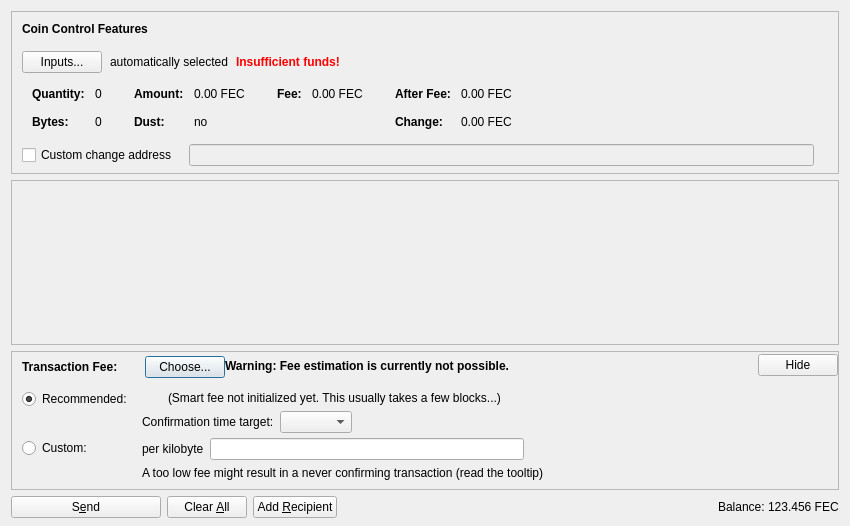
<?xml version="1.0" encoding="UTF-8"?>
<ui version="4.0">
 <class>SendCoinsDialog</class>
 <widget class="QDialog" name="SendCoinsDialog">
  <property name="geometry">
   <rect>
    <x>0</x>
    <y>0</y>
    <width>850</width>
    <height>526</height>
   </rect>
  </property>
  <property name="windowTitle">
   <string>Send Coins</string>
  </property>
  <layout class="QVBoxLayout" name="verticalLayout" stretch="0,1,0,0">
   <property name="bottomMargin">
    <number>8</number>
   </property>
   <item>
    <widget class="QFrame" name="frameCoinControl">
     <property name="sizePolicy">
      <sizepolicy hsizetype="Expanding" vsizetype="Expanding">
       <horstretch>0</horstretch>
       <verstretch>0</verstretch>
      </sizepolicy>
     </property>
     <property name="maximumSize">
      <size>
       <width>16777215</width>
       <height>16777215</height>
      </size>
     </property>
     <property name="frameShape">
      <enum>QFrame::StyledPanel</enum>
     </property>
     <property name="frameShadow">
      <enum>QFrame::Sunken</enum>
     </property>
     <layout class="QVBoxLayout" name="verticalLayoutCoinControl2">
      <property name="spacing">
       <number>0</number>
      </property>
      <property name="leftMargin">
       <number>0</number>
      </property>
      <property name="topMargin">
       <number>0</number>
      </property>
      <property name="rightMargin">
       <number>0</number>
      </property>
      <property name="bottomMargin">
       <number>6</number>
      </property>
      <item>
       <layout class="QVBoxLayout" name="verticalLayoutCoinControl" stretch="0,0,0,0,1">
        <property name="spacing">
         <number>0</number>
        </property>
        <property name="leftMargin">
         <number>10</number>
        </property>
        <property name="topMargin">
         <number>10</number>
        </property>
        <item>
         <layout class="QHBoxLayout" name="horizontalLayoutCoinControl1">
          <property name="bottomMargin">
           <number>15</number>
          </property>
          <item>
           <widget class="QLabel" name="labelCoinControlFeatures">
            <property name="sizePolicy">
             <sizepolicy hsizetype="Preferred" vsizetype="Maximum">
              <horstretch>0</horstretch>
              <verstretch>0</verstretch>
             </sizepolicy>
            </property>
            <property name="font">
             <font>
              <weight>75</weight>
              <bold>true</bold>
             </font>
            </property>
            <property name="styleSheet">
             <string notr="true">font-weight:bold;</string>
            </property>
            <property name="text">
             <string>Coin Control Features</string>
            </property>
           </widget>
          </item>
         </layout>
        </item>
        <item>
         <layout class="QHBoxLayout" name="horizontalLayoutCoinControl2" stretch="0,0,0,0">
          <property name="spacing">
           <number>8</number>
          </property>
          <property name="bottomMargin">
           <number>10</number>
          </property>
          <item>
           <widget class="QPushButton" name="pushButtonCoinControl">
            <property name="styleSheet">
             <string notr="true"/>
            </property>
            <property name="text">
             <string>Inputs...</string>
            </property>
            <property name="autoDefault">
             <bool>false</bool>
            </property>
           </widget>
          </item>
          <item>
           <widget class="QLabel" name="labelCoinControlAutomaticallySelected">
            <property name="text">
             <string>automatically selected</string>
            </property>
            <property name="margin">
             <number>5</number>
            </property>
           </widget>
          </item>
          <item>
           <widget class="QLabel" name="labelCoinControlInsuffFunds">
            <property name="font">
             <font>
              <weight>75</weight>
              <bold>true</bold>
             </font>
            </property>
            <property name="styleSheet">
             <string notr="true">color:red;font-weight:bold;</string>
            </property>
            <property name="text">
             <string>Insufficient funds!</string>
            </property>
            <property name="margin">
             <number>5</number>
            </property>
           </widget>
          </item>
          <item>
           <spacer name="horizontalSpacerCoinControl">
            <property name="orientation">
             <enum>Qt::Horizontal</enum>
            </property>
            <property name="sizeHint" stdset="0">
             <size>
              <width>40</width>
              <height>1</height>
             </size>
            </property>
           </spacer>
          </item>
         </layout>
        </item>
        <item>
         <widget class="QWidget" name="widgetCoinControl" native="true">
          <property name="sizePolicy">
           <sizepolicy hsizetype="Preferred" vsizetype="Preferred">
            <horstretch>0</horstretch>
            <verstretch>0</verstretch>
           </sizepolicy>
          </property>
          <property name="minimumSize">
           <size>
            <width>0</width>
            <height>0</height>
           </size>
          </property>
          <property name="styleSheet">
           <string notr="true"/>
          </property>
          <layout class="QHBoxLayout" name="horizontalLayoutCoinControl5">
           <property name="leftMargin">
            <number>0</number>
           </property>
           <property name="topMargin">
            <number>0</number>
           </property>
           <property name="rightMargin">
            <number>0</number>
           </property>
           <property name="bottomMargin">
            <number>0</number>
           </property>
           <item>
            <layout class="QHBoxLayout" name="horizontalLayoutCoinControl3" stretch="0,0,0,1">
             <property name="spacing">
              <number>20</number>
             </property>
             <property name="topMargin">
              <number>0</number>
             </property>
             <property name="bottomMargin">
              <number>10</number>
             </property>
             <item>
              <layout class="QFormLayout" name="formLayoutCoinControl1">
               <property name="horizontalSpacing">
                <number>10</number>
               </property>
               <property name="verticalSpacing">
                <number>14</number>
               </property>
               <property name="leftMargin">
                <number>10</number>
               </property>
               <property name="topMargin">
                <number>4</number>
               </property>
               <property name="rightMargin">
                <number>6</number>
               </property>
               <item row="0" column="0">
                <widget class="QLabel" name="labelCoinControlQuantityText">
                 <property name="font">
                  <font>
                   <weight>75</weight>
                   <bold>true</bold>
                  </font>
                 </property>
                 <property name="text">
                  <string>Quantity:</string>
                 </property>
                 <property name="margin">
                  <number>0</number>
                 </property>
                </widget>
               </item>
               <item row="0" column="1">
                <widget class="QLabel" name="labelCoinControlQuantity">
                 <property name="cursor">
                  <cursorShape>IBeamCursor</cursorShape>
                 </property>
                 <property name="contextMenuPolicy">
                  <enum>Qt::ActionsContextMenu</enum>
                 </property>
                 <property name="text">
                  <string notr="true">0</string>
                 </property>
                 <property name="margin">
                  <number>0</number>
                 </property>
                 <property name="textInteractionFlags">
                  <set>Qt::LinksAccessibleByMouse|Qt::TextSelectableByKeyboard|Qt::TextSelectableByMouse</set>
                 </property>
                </widget>
               </item>
               <item row="1" column="0">
                <widget class="QLabel" name="labelCoinControlBytesText">
                 <property name="font">
                  <font>
                   <weight>75</weight>
                   <bold>true</bold>
                  </font>
                 </property>
                 <property name="text">
                  <string>Bytes:</string>
                 </property>
                </widget>
               </item>
               <item row="1" column="1">
                <widget class="QLabel" name="labelCoinControlBytes">
                 <property name="cursor">
                  <cursorShape>IBeamCursor</cursorShape>
                 </property>
                 <property name="contextMenuPolicy">
                  <enum>Qt::ActionsContextMenu</enum>
                 </property>
                 <property name="text">
                  <string notr="true">0</string>
                 </property>
                 <property name="textInteractionFlags">
                  <set>Qt::LinksAccessibleByMouse|Qt::TextSelectableByKeyboard|Qt::TextSelectableByMouse</set>
                 </property>
                </widget>
               </item>
              </layout>
             </item>
             <item>
              <layout class="QFormLayout" name="formLayoutCoinControl2">
               <property name="horizontalSpacing">
                <number>10</number>
               </property>
               <property name="verticalSpacing">
                <number>14</number>
               </property>
               <property name="leftMargin">
                <number>6</number>
               </property>
               <property name="topMargin">
                <number>4</number>
               </property>
               <property name="rightMargin">
                <number>6</number>
               </property>
               <item row="0" column="0">
                <widget class="QLabel" name="labelCoinControlAmountText">
                 <property name="font">
                  <font>
                   <weight>75</weight>
                   <bold>true</bold>
                  </font>
                 </property>
                 <property name="text">
                  <string>Amount:</string>
                 </property>
                 <property name="margin">
                  <number>0</number>
                 </property>
                </widget>
               </item>
               <item row="0" column="1">
                <widget class="QLabel" name="labelCoinControlAmount">
                 <property name="cursor">
                  <cursorShape>IBeamCursor</cursorShape>
                 </property>
                 <property name="contextMenuPolicy">
                  <enum>Qt::ActionsContextMenu</enum>
                 </property>
                 <property name="text">
                  <string notr="true">0.00 FEC</string>
                 </property>
                 <property name="textInteractionFlags">
                  <set>Qt::LinksAccessibleByMouse|Qt::TextSelectableByKeyboard|Qt::TextSelectableByMouse</set>
                 </property>
                </widget>
               </item>
               <item row="1" column="0">
                <widget class="QLabel" name="labelCoinControlLowOutputText">
                 <property name="font">
                  <font>
                   <weight>75</weight>
                   <bold>true</bold>
                  </font>
                 </property>
                 <property name="text">
                  <string>Dust:</string>
                 </property>
                </widget>
               </item>
               <item row="1" column="1">
                <widget class="QLabel" name="labelCoinControlLowOutput">
                 <property name="cursor">
                  <cursorShape>IBeamCursor</cursorShape>
                 </property>
                 <property name="contextMenuPolicy">
                  <enum>Qt::ActionsContextMenu</enum>
                 </property>
                 <property name="text">
                  <string notr="true">no</string>
                 </property>
                 <property name="textInteractionFlags">
                  <set>Qt::LinksAccessibleByMouse|Qt::TextSelectableByKeyboard|Qt::TextSelectableByMouse</set>
                 </property>
                </widget>
               </item>
              </layout>
             </item>
             <item>
              <layout class="QFormLayout" name="formLayoutCoinControl3">
               <property name="horizontalSpacing">
                <number>10</number>
               </property>
               <property name="verticalSpacing">
                <number>14</number>
               </property>
               <property name="leftMargin">
                <number>6</number>
               </property>
               <property name="topMargin">
                <number>4</number>
               </property>
               <property name="rightMargin">
                <number>6</number>
               </property>
               <item row="0" column="0">
                <widget class="QLabel" name="labelCoinControlFeeText">
                 <property name="font">
                  <font>
                   <weight>75</weight>
                   <bold>true</bold>
                  </font>
                 </property>
                 <property name="text">
                  <string>Fee:</string>
                 </property>
                 <property name="margin">
                  <number>0</number>
                 </property>
                </widget>
               </item>
               <item row="0" column="1">
                <widget class="QLabel" name="labelCoinControlFee">
                 <property name="cursor">
                  <cursorShape>IBeamCursor</cursorShape>
                 </property>
                 <property name="contextMenuPolicy">
                  <enum>Qt::ActionsContextMenu</enum>
                 </property>
                 <property name="text">
                  <string notr="true">0.00 FEC</string>
                 </property>
                 <property name="textInteractionFlags">
                  <set>Qt::LinksAccessibleByMouse|Qt::TextSelectableByKeyboard|Qt::TextSelectableByMouse</set>
                 </property>
                </widget>
               </item>
              </layout>
             </item>
             <item>
              <layout class="QFormLayout" name="formLayoutCoinControl4">
               <property name="horizontalSpacing">
                <number>10</number>
               </property>
               <property name="verticalSpacing">
                <number>14</number>
               </property>
               <property name="leftMargin">
                <number>6</number>
               </property>
               <property name="topMargin">
                <number>4</number>
               </property>
               <property name="rightMargin">
                <number>6</number>
               </property>
               <item row="0" column="0">
                <widget class="QLabel" name="labelCoinControlAfterFeeText">
                 <property name="font">
                  <font>
                   <weight>75</weight>
                   <bold>true</bold>
                  </font>
                 </property>
                 <property name="text">
                  <string>After Fee:</string>
                 </property>
                 <property name="margin">
                  <number>0</number>
                 </property>
                </widget>
               </item>
               <item row="0" column="1">
                <widget class="QLabel" name="labelCoinControlAfterFee">
                 <property name="cursor">
                  <cursorShape>IBeamCursor</cursorShape>
                 </property>
                 <property name="contextMenuPolicy">
                  <enum>Qt::ActionsContextMenu</enum>
                 </property>
                 <property name="text">
                  <string notr="true">0.00 FEC</string>
                 </property>
                 <property name="textInteractionFlags">
                  <set>Qt::LinksAccessibleByMouse|Qt::TextSelectableByKeyboard|Qt::TextSelectableByMouse</set>
                 </property>
                </widget>
               </item>
               <item row="1" column="0">
                <widget class="QLabel" name="labelCoinControlChangeText">
                 <property name="font">
                  <font>
                   <weight>75</weight>
                   <bold>true</bold>
                  </font>
                 </property>
                 <property name="text">
                  <string>Change:</string>
                 </property>
                </widget>
               </item>
               <item row="1" column="1">
                <widget class="QLabel" name="labelCoinControlChange">
                 <property name="cursor">
                  <cursorShape>IBeamCursor</cursorShape>
                 </property>
                 <property name="contextMenuPolicy">
                  <enum>Qt::ActionsContextMenu</enum>
                 </property>
                 <property name="text">
                  <string notr="true">0.00 FEC</string>
                 </property>
                 <property name="textInteractionFlags">
                  <set>Qt::LinksAccessibleByMouse|Qt::TextSelectableByKeyboard|Qt::TextSelectableByMouse</set>
                 </property>
                </widget>
               </item>
              </layout>
             </item>
            </layout>
           </item>
          </layout>
         </widget>
        </item>
        <item>
         <layout class="QHBoxLayout" name="horizontalLayoutCoinControl4" stretch="0,0,0">
          <property name="spacing">
           <number>12</number>
          </property>
          <property name="sizeConstraint">
           <enum>QLayout::SetDefaultConstraint</enum>
          </property>
          <property name="topMargin">
           <number>5</number>
          </property>
          <property name="rightMargin">
           <number>5</number>
          </property>
          <item>
           <widget class="QCheckBox" name="checkBoxCoinControlChange">
            <property name="toolTip">
             <string>If this is activated, but the change address is empty or invalid, change will be sent to a newly generated address.</string>
            </property>
            <property name="text">
             <string>Custom change address</string>
            </property>
           </widget>
          </item>
          <item>
           <widget class="QValidatedLineEdit" name="lineEditCoinControlChange">
            <property name="enabled">
             <bool>false</bool>
            </property>
            <property name="sizePolicy">
             <sizepolicy hsizetype="Expanding" vsizetype="Fixed">
              <horstretch>0</horstretch>
              <verstretch>0</verstretch>
             </sizepolicy>
            </property>
           </widget>
          </item>
          <item>
           <widget class="QLabel" name="labelCoinControlChangeLabel">
            <property name="sizePolicy">
             <sizepolicy hsizetype="Preferred" vsizetype="Expanding">
              <horstretch>0</horstretch>
              <verstretch>0</verstretch>
             </sizepolicy>
            </property>
            <property name="minimumSize">
             <size>
              <width>0</width>
              <height>0</height>
             </size>
            </property>
            <property name="text">
             <string/>
            </property>
            <property name="margin">
             <number>3</number>
            </property>
           </widget>
          </item>
         </layout>
        </item>
        <item>
         <spacer name="verticalSpacerCoinControl">
          <property name="orientation">
           <enum>Qt::Vertical</enum>
          </property>
          <property name="sizeHint" stdset="0">
           <size>
            <width>800</width>
            <height>1</height>
           </size>
          </property>
         </spacer>
        </item>
       </layout>
      </item>
     </layout>
    </widget>
   </item>
   <item>
    <widget class="QScrollArea" name="scrollArea">
     <property name="widgetResizable">
      <bool>true</bool>
     </property>
     <widget class="QWidget" name="scrollAreaWidgetContents">
      <property name="geometry">
       <rect>
        <x>0</x>
        <y>0</y>
        <width>830</width>
        <height>104</height>
       </rect>
      </property>
      <layout class="QVBoxLayout" name="verticalLayout_2" stretch="0,1">
       <property name="leftMargin">
        <number>0</number>
       </property>
       <property name="topMargin">
        <number>0</number>
       </property>
       <property name="rightMargin">
        <number>0</number>
       </property>
       <property name="bottomMargin">
        <number>0</number>
       </property>
       <item>
        <layout class="QVBoxLayout" name="entries">
         <property name="spacing">
          <number>6</number>
         </property>
        </layout>
       </item>
       <item>
        <spacer name="verticalSpacer">
         <property name="orientation">
          <enum>Qt::Vertical</enum>
         </property>
         <property name="sizeHint" stdset="0">
          <size>
           <width>20</width>
           <height>40</height>
          </size>
         </property>
        </spacer>
       </item>
      </layout>
     </widget>
    </widget>
   </item>
   <item>
    <widget class="QFrame" name="frameFee">
     <property name="sizePolicy">
      <sizepolicy hsizetype="Expanding" vsizetype="Expanding">
       <horstretch>0</horstretch>
       <verstretch>0</verstretch>
      </sizepolicy>
     </property>
     <property name="maximumSize">
      <size>
       <width>16777215</width>
       <height>16777215</height>
      </size>
     </property>
     <property name="frameShape">
      <enum>QFrame::StyledPanel</enum>
     </property>
     <property name="frameShadow">
      <enum>QFrame::Sunken</enum>
     </property>
     <layout class="QVBoxLayout" name="verticalLayoutFee1">
      <property name="spacing">
       <number>0</number>
      </property>
      <property name="leftMargin">
       <number>0</number>
      </property>
      <property name="topMargin">
       <number>0</number>
      </property>
      <property name="rightMargin">
       <number>0</number>
      </property>
      <property name="bottomMargin">
       <number>0</number>
      </property>
      <item>
       <layout class="QVBoxLayout" name="verticalLayoutFee2" stretch="0,0,0">
        <property name="spacing">
         <number>0</number>
        </property>
        <property name="leftMargin">
         <number>10</number>
        </property>
        <property name="topMargin">
         <number>0</number>
        </property>
        <item>
         <layout class="QHBoxLayout" name="horizontalLayoutFee1">
          <property name="bottomMargin">
           <number>0</number>
          </property>
          <item>
           <layout class="QVBoxLayout" name="verticalLayoutFee7">
            <property name="spacing">
             <number>0</number>
            </property>
            <item>
             <spacer name="verticalSpacerSmartFee">
              <property name="orientation">
               <enum>Qt::Vertical</enum>
              </property>
              <property name="sizeType">
               <enum>QSizePolicy::Fixed</enum>
              </property>
              <property name="sizeHint" stdset="0">
               <size>
                <width>1</width>
                <height>4</height>
               </size>
              </property>
             </spacer>
            </item>
            <item>
             <layout class="QHBoxLayout" name="horizontalLayoutSmartFee">
              <property name="spacing">
               <number>10</number>
              </property>
              <item>
               <widget class="QLabel" name="labelFeeHeadline">
                <property name="sizePolicy">
                 <sizepolicy hsizetype="Preferred" vsizetype="Maximum">
                  <horstretch>0</horstretch>
                  <verstretch>0</verstretch>
                 </sizepolicy>
                </property>
                <property name="font">
                 <font>
                  <weight>75</weight>
                  <bold>true</bold>
                 </font>
                </property>
                <property name="styleSheet">
                 <string notr="true">font-weight:bold;</string>
                </property>
                <property name="text">
                 <string>Transaction Fee:</string>
                </property>
               </widget>
              </item>
              <item>
               <widget class="QLabel" name="labelFeeMinimized">
                <property name="text">
                 <string/>
                </property>
               </widget>
              </item>
              <item>
               <widget class="QPushButton" name="buttonChooseFee">
                <property name="text">
                 <string>Choose...</string>
                </property>
               </widget>
              </item>
             </layout>
            </item>
            <item>
             <spacer name="verticalSpacer_5">
              <property name="orientation">
               <enum>Qt::Vertical</enum>
              </property>
              <property name="sizeHint" stdset="0">
               <size>
                <width>1</width>
                <height>1</height>
               </size>
              </property>
             </spacer>
            </item>
           </layout>
          </item>
          <item>
           <widget class="QLabel" name="fallbackFeeWarningLabel">
            <property name="toolTip">
             <string>Using the fallbackfee can result in sending a transaction that will take several hours or days (or never) to confirm. Consider choosing your fee manually or wait until you have validated the complete chain.</string>
            </property>
            <property name="font">
            <font>
                <weight>75</weight>
                <bold>true</bold>
            </font>
            </property>
            <property name="text">
             <string>Warning: Fee estimation is currently not possible.</string>
            </property>
            <property name="wordWrap">
             <bool>false</bool>
            </property>
           </widget>
          </item>
          <item>
           <spacer name="horizontalSpacer_4">
            <property name="orientation">
             <enum>Qt::Horizontal</enum>
            </property>
            <property name="sizeType">
             <enum>QSizePolicy::MinimumExpanding</enum>
            </property>
            <property name="sizeHint" stdset="0">
             <size>
              <width>40</width>
              <height>20</height>
             </size>
            </property>
           </spacer>
          </item>
          <item>
           <widget class="QPushButton" name="buttonMinimizeFee">
            <property name="toolTip">
             <string>collapse fee-settings</string>
            </property>
            <property name="text">
             <string>Hide</string>
            </property>
           </widget>
          </item>
         </layout>
        </item>
        <item>
         <widget class="QFrame" name="frameFeeSelection">
          <layout class="QVBoxLayout" name="verticalLayoutFee12">
           <property name="spacing">
            <number>0</number>
           </property>
           <property name="leftMargin">
            <number>0</number>
           </property>
           <property name="topMargin">
            <number>0</number>
           </property>
           <property name="rightMargin">
            <number>0</number>
           </property>
           <property name="bottomMargin">
            <number>0</number>
           </property>
           <item>
            <layout class="QGridLayout" name="gridLayoutFee">
             <property name="topMargin">
              <number>10</number>
             </property>
             <property name="bottomMargin">
              <number>4</number>
             </property>
             <property name="horizontalSpacing">
              <number>10</number>
             </property>
             <property name="verticalSpacing">
              <number>4</number>
             </property>
             <item row="1" column="1">
              <layout class="QVBoxLayout" name="verticalLayoutFee8">
               <property name="spacing">
                <number>6</number>
               </property>
               <item>
                <layout class="QHBoxLayout" name="horizontalLayoutFee13">
                 <item>
                  <widget class="QLabel" name="labelCustomPerKilobyte">
                   <property name="toolTip">
                    <string>Specify a custom fee per kB (1,000 bytes) of the transaction's virtual size.

Note:  Since the fee is calculated on a per-byte basis, a fee of "100 satoshis per kB" for a transaction size of 500 bytes (half of 1 kB) would ultimately yield a fee of only 50 satoshis.</string>
                   </property>
                   <property name="text">
                    <string>per kilobyte</string>
                   </property>
                  </widget>
                 </item>
                 <item>
                  <widget class="BitcoinAmountField" name="customFee"/>
                 </item>
                 <item>
                  <spacer name="horizontalSpacer_6">
                   <property name="orientation">
                    <enum>Qt::Horizontal</enum>
                   </property>
                   <property name="sizeHint" stdset="0">
                    <size>
                     <width>1</width>
                     <height>1</height>
                    </size>
                   </property>
                  </spacer>
                 </item>
                </layout>
               </item>
               <item>
                <layout class="QHBoxLayout" name="horizontalLayoutFee8">
                 <item>
                  <widget class="QLabel" name="labelCustomFeeWarning">
                   <property name="enabled">
                    <bool>true</bool>
                   </property>
                   <property name="toolTip">
                    <string>When there is less transaction volume than space in the blocks, miners as well as relaying nodes may enforce a minimum fee. Paying only this minimum fee is just fine, but be aware that this can result in a never confirming transaction once there is more demand for ferrite transactions than the network can process.</string>
                   </property>
                   <property name="text">
                    <string>A too low fee might result in a never confirming transaction (read the tooltip)</string>
                   </property>
                  </widget>
                 </item>
                 <item>
                  <spacer name="horizontalSpacer_2">
                   <property name="orientation">
                    <enum>Qt::Horizontal</enum>
                   </property>
                   <property name="sizeHint" stdset="0">
                    <size>
                     <width>1</width>
                     <height>1</height>
                    </size>
                   </property>
                  </spacer>
                 </item>
                </layout>
               </item>
              </layout>
             </item>
             <item row="0" column="0">
              <layout class="QVBoxLayout" name="verticalLayoutFee4" stretch="0,1">
               <item>
                <widget class="QRadioButton" name="radioSmartFee">
                 <property name="text">
                  <string>Recommended:</string>
                 </property>
                 <property name="checked">
                  <bool>true</bool>
                 </property>
                 <attribute name="buttonGroup">
                  <string notr="true">groupFee</string>
                 </attribute>
                </widget>
               </item>
               <item>
                <spacer name="verticalSpacer_2">
                 <property name="orientation">
                  <enum>Qt::Vertical</enum>
                 </property>
                 <property name="sizeHint" stdset="0">
                  <size>
                   <width>1</width>
                   <height>1</height>
                  </size>
                 </property>
                </spacer>
               </item>
              </layout>
             </item>
             <item row="1" column="0">
              <layout class="QVBoxLayout" name="verticalLayoutFee9" stretch="0,1">
               <item>
                <widget class="QRadioButton" name="radioCustomFee">
                 <property name="text">
                  <string>Custom:</string>
                 </property>
                 <attribute name="buttonGroup">
                  <string notr="true">groupFee</string>
                 </attribute>
                </widget>
               </item>
               <item>
                <spacer name="verticalSpacer_6">
                 <property name="orientation">
                  <enum>Qt::Vertical</enum>
                 </property>
                 <property name="sizeHint" stdset="0">
                  <size>
                   <width>1</width>
                   <height>1</height>
                  </size>
                 </property>
                </spacer>
               </item>
              </layout>
             </item>
             <item row="0" column="1">
              <layout class="QVBoxLayout" name="verticalLayoutFee3" stretch="0,0,1">
               <property name="spacing">
                <number>6</number>
               </property>
               <property name="topMargin">
                <number>2</number>
               </property>
               <item>
                <layout class="QHBoxLayout" name="horizontalLayoutFee12">
                 <item>
                  <widget class="QLabel" name="labelSmartFee">
                   <property name="text">
                    <string/>
                   </property>
                  </widget>
                 </item>
                 <item>
                  <widget class="QLabel" name="labelFeeEstimation">
                   <property name="text">
                    <string/>
                   </property>
                  </widget>
                 </item>
                 <item>
                  <widget class="QLabel" name="labelSmartFee2">
                   <property name="text">
                    <string>(Smart fee not initialized yet. This usually takes a few blocks...)</string>
                   </property>
                  </widget>
                 </item>
                 <item>
                  <spacer name="horizontalSpacer_5">
                   <property name="orientation">
                    <enum>Qt::Horizontal</enum>
                   </property>
                   <property name="sizeHint" stdset="0">
                    <size>
                     <width>1</width>
                     <height>1</height>
                    </size>
                   </property>
                  </spacer>
                 </item>
                </layout>
               </item>
               <item>
                <layout class="QHBoxLayout" name="horizontalLayoutFee9">
                 <item>
                  <layout class="QVBoxLayout" name="verticalLayoutFee6">
                   <item>
                    <widget class="QLabel" name="labelSmartFee3">
                     <property name="text">
                      <string>Confirmation time target:</string>
                     </property>
                    </widget>
                   </item>
                  </layout>
                 </item>
                 <item>
                  <layout class="QVBoxLayout" name="verticalLayoutFee5">
                   <property name="rightMargin">
                    <number>30</number>
                   </property>
                   <item>
                    <layout class="QHBoxLayout" name="horizontalLayoutConfTarget">
                     <property name="bottomMargin">
                      <number>0</number>
                     </property>
                     <item>
                      <widget class="QComboBox" name="confTargetSelector"/>
                     </item>
                     <item>
                      <spacer name="horizontalSpacerConfTarget">
                       <property name="orientation">
                        <enum>Qt::Horizontal</enum>
                       </property>
                       <property name="sizeHint" stdset="0">
                        <size>
                         <width>40</width>
                         <height>20</height>
                        </size>
                       </property>
                      </spacer>
                     </item>
                    </layout>
                   </item>
                  </layout>
                 </item>
                </layout>
               </item>
               <item>
                <spacer name="verticalSpacer_4">
                 <property name="orientation">
                  <enum>Qt::Vertical</enum>
                 </property>
                 <property name="sizeHint" stdset="0">
                  <size>
                   <width>1</width>
                   <height>1</height>
                  </size>
                 </property>
                </spacer>
               </item>
              </layout>
             </item>
            </layout>
           </item>
          </layout>
         </widget>
        </item>
        <item>
         <spacer name="verticalSpacerFee">
          <property name="orientation">
           <enum>Qt::Vertical</enum>
          </property>
          <property name="sizeHint" stdset="0">
           <size>
            <width>40</width>
            <height>5</height>
           </size>
          </property>
         </spacer>
        </item>
       </layout>
      </item>
     </layout>
    </widget>
   </item>
   <item>
    <layout class="QHBoxLayout" name="horizontalLayout">
     <item>
      <widget class="QPushButton" name="sendButton">
       <property name="minimumSize">
        <size>
         <width>150</width>
         <height>0</height>
        </size>
       </property>
       <property name="toolTip">
        <string>Confirm the send action</string>
       </property>
       <property name="text">
        <string>S&amp;end</string>
       </property>
       <property name="icon">
        <iconset resource="../bitcoin.qrc">
         <normaloff>:/icons/send</normaloff>:/icons/send</iconset>
       </property>
       <property name="autoDefault">
        <bool>false</bool>
       </property>
       <property name="default">
        <bool>false</bool>
       </property>
      </widget>
     </item>
     <item>
      <widget class="QPushButton" name="clearButton">
       <property name="sizePolicy">
        <sizepolicy hsizetype="Minimum" vsizetype="Fixed">
         <horstretch>0</horstretch>
         <verstretch>0</verstretch>
        </sizepolicy>
       </property>
       <property name="toolTip">
        <string>Clear all fields of the form.</string>
       </property>
       <property name="text">
        <string>Clear &amp;All</string>
       </property>
       <property name="icon">
        <iconset resource="../bitcoin.qrc">
         <normaloff>:/icons/remove</normaloff>:/icons/remove</iconset>
       </property>
       <property name="autoDefault">
        <bool>false</bool>
       </property>
      </widget>
     </item>
     <item>
      <widget class="QPushButton" name="addButton">
       <property name="toolTip">
        <string>Send to multiple recipients at once</string>
       </property>
       <property name="text">
        <string>Add &amp;Recipient</string>
       </property>
       <property name="icon">
        <iconset resource="../bitcoin.qrc">
         <normaloff>:/icons/add</normaloff>:/icons/add</iconset>
       </property>
       <property name="autoDefault">
        <bool>false</bool>
       </property>
      </widget>
     </item>
     <item>
      <spacer name="horizontalSpacer">
       <property name="orientation">
        <enum>Qt::Horizontal</enum>
       </property>
       <property name="sizeHint" stdset="0">
        <size>
         <width>40</width>
         <height>20</height>
        </size>
       </property>
      </spacer>
     </item>
     <item>
      <layout class="QHBoxLayout" name="horizontalLayout_2">
       <property name="spacing">
        <number>3</number>
       </property>
       <item>
        <widget class="QLabel" name="label">
         <property name="sizePolicy">
          <sizepolicy hsizetype="Preferred" vsizetype="Fixed">
           <horstretch>0</horstretch>
           <verstretch>0</verstretch>
          </sizepolicy>
         </property>
         <property name="text">
          <string>Balance:</string>
         </property>
        </widget>
       </item>
       <item>
        <widget class="QLabel" name="labelBalance">
         <property name="sizePolicy">
          <sizepolicy hsizetype="Preferred" vsizetype="Fixed">
           <horstretch>0</horstretch>
           <verstretch>0</verstretch>
          </sizepolicy>
         </property>
         <property name="cursor">
          <cursorShape>IBeamCursor</cursorShape>
         </property>
         <property name="text">
          <string notr="true">123.456 FEC</string>
         </property>
         <property name="textInteractionFlags">
          <set>Qt::LinksAccessibleByMouse|Qt::TextSelectableByKeyboard|Qt::TextSelectableByMouse</set>
         </property>
        </widget>
       </item>
      </layout>
     </item>
    </layout>
   </item>
  </layout>
 </widget>
 <customwidgets>
  <customwidget>
   <class>QValidatedLineEdit</class>
   <extends>QLineEdit</extends>
   <header>qt/qvalidatedlineedit.h</header>
  </customwidget>
  <customwidget>
   <class>BitcoinAmountField</class>
   <extends>QLineEdit</extends>
   <header>qt/bitcoinamountfield.h</header>
   <container>1</container>
  </customwidget>
 </customwidgets>
 <resources>
  <include location="../bitcoin.qrc"/>
 </resources>
 <connections/>
 <buttongroups>
  <buttongroup name="groupFee"/>
 </buttongroups>
</ui>
